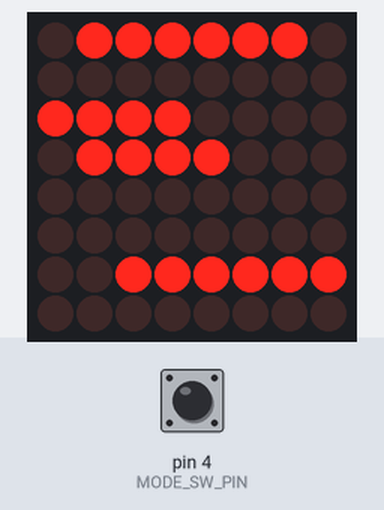
A sketch run on a simulated Arduino Uno, built with avr-gcc and run on an emulated ATmega328P. On the bench: 8×8 LED matrix. Inputs (shaded band) come from the test bench; at power-on: pin 4 (MODE_SW_PIN) HIGH. The local clock reads 2024-03-15 10:24:30 at power-on unless the sketch sets it; EEPROM starts erased.

Above: at 1.2 s.
1.3 s: pin 4 (MODE_SW_PIN) pulled LOW for 0.15 s
At 2.3 s:
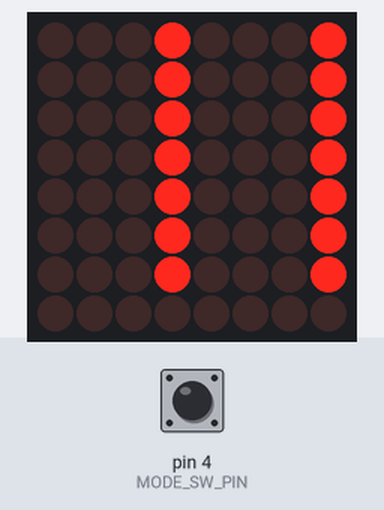
4.4 s: pin 4 (MODE_SW_PIN) pulled LOW for 1 s
At 7.3 s:
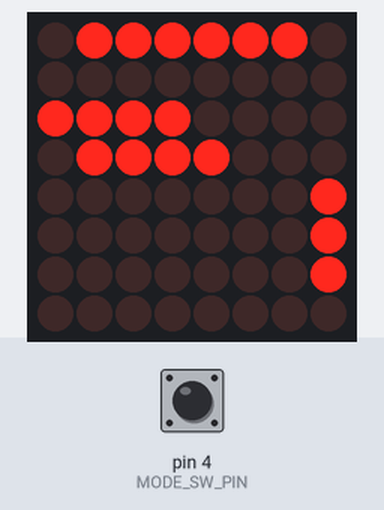
7.9 s: pin 4 (MODE_SW_PIN) pulled LOW for 0.15 s
At 8.6 s:
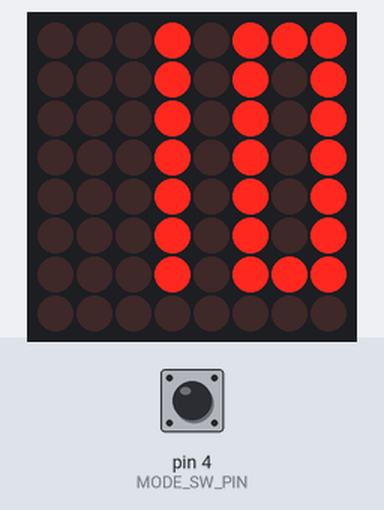
10.8 s: pin 4 (MODE_SW_PIN) pulled LOW for 3.2 s
At 14.8 s:
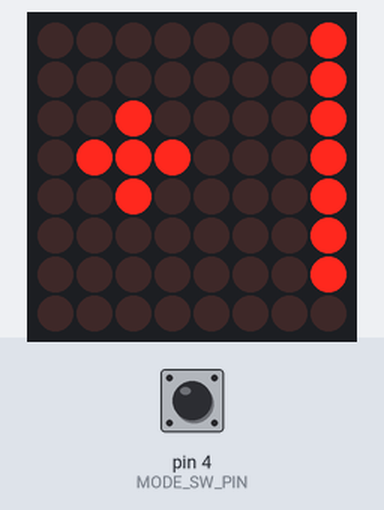
16.5 s: pin 4 (MODE_SW_PIN) pulsed LOW 5 times (0.12 s each, 0.3 s apart)
At 18.5 s:
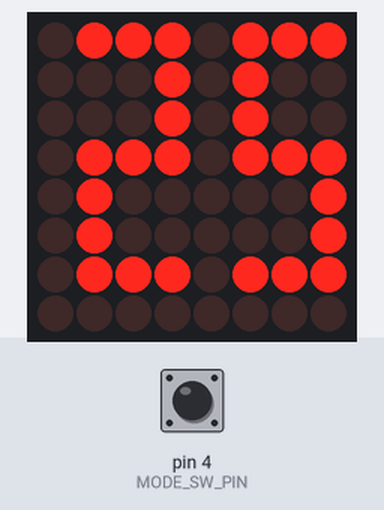
19.5 s: pin 4 (MODE_SW_PIN) pulled LOW for 0.15 s
At 21.0 s:
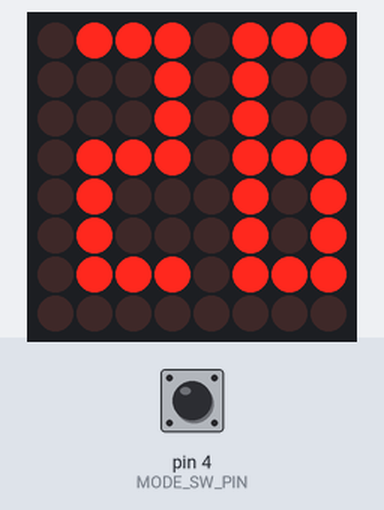
Timing chart, 0 to 22.5 s (numbered marks = the images above; inputs shaded):
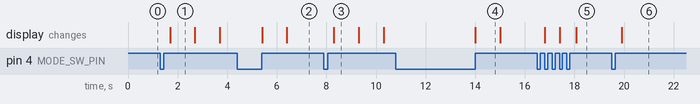

The sketch:

WordClock_MAX7219.ino
```cpp
// Program to implement a Word Clock using the MD_MAX72XX library.
// by Marco Colli
//
// April 2016 - version 1.0
// - Initial release
//
// April 2017 - version 1.1
// - Added summer time auto adjustment (long press)
//
// June 2019 - version 1.2
// - Changed for new MD_MAX72xx library hardware definition
//
// Description:
// ------------
// The word clock 8x8 LED matrix module to shine light through a
// word mask printed on paper. The mask is placed over the matrix
// LEDs, folding over the small flaps on the sides and attaching them
// to the side of the matrix using double sided tape.
//
// The clock face (word matrix) for the clock can be found in the doc
// folder of this sketch (Microsoft Word document and PDF versions).
//
// Additional hardware required is RTC clock module (DS3231 used here)
// and a momentary-on switch (tact switch or similar).
//
// More information on the Word Clock can be found in the blog article at
// https://arduinoplusplus.wordpress.com/2016/04/24/max7219-led-matrix-module-mini-word-clock/
//
// Functions:
// ----------
// - To see the time in digits, press the mode switch once.
// - To set up the time:
//   + Double click the mode switch
//   + Then click to progress the hours
//   + Double click to stop editing hours and edit minutes
//   + Then click to progress the minutes
//   + Double click to exit editing and set the new time
// Setup mode has a timeout for no inactivity. On exit it sets the new time
// and returns to normal word display.
//
// Library dependencies:
// ---------------------
// MD_DS1307 and MD_DS3231 RTC libraries found at https://github.com/MajicDesigns/DS1307
// and https://github.com/MajicDesigns/DS3231. Any other RTC may be
// substitiuted with few changes as the current time is passed to all
// matrix display functions.
//
// MD_MAX72xx library can be found at https://github.com/MajicDesigns/MD_MAX72XX
// MD_KeySwitch library is found at https://github.com/MajicDesigns/MD_KeySwitch
//

#include <SPI.h>
#include <Wire.h>       // I2C library for RTC
#include <EEPROM.h>     // for saving summer time status
#include <MD_MAX72xx.h>
#include <MD_KeySwitch.h>
#include <MD_DS3231.h>

// --------------------------------------
// Hardware definitions
// NOTE: For non-integrated SPI interface the pins will probably
// not work with your hardware and may need to be adapted.
const uint8_t CLK_PIN = 13;  // (or SCK) connect to matrix CLK
const uint8_t DATA_PIN = 11; // (or MOSI) connect to matrix DATA
const uint8_t CS_PIN = 10;   // (or SS) connect to matrix LOAD

const uint8_t MODE_SW_PIN = 4; // setup pin connected to mode switch

const uint8_t EE_SUMMER_FLAG = 0;

// --------------------------------------
// Miscelaneous defines
const uint8_t   CLOCK_UPDATE_TIME = 5;  // in seconds - time resolution to nearest 5 minutes does not need rapid updates!
const uint32_t  SHOW_DELAY_TIME = 1000; // in millisecnds - how long to show time in digits
const uint32_t  SETUP_TIMEOUT = 10000;  // in milliseconds - timeout for setup mode

// --------------------------------------
//  END OF USER CONFIGURABLE INFORMATION
// --------------------------------------

#define DEBUG 0

// --------------------------------------
// Enumerated types for state machines
typedef enum stateRun_t { SR_UPDATE, SR_IDLE, SR_SETUP, SR_TIME, SR_SUMMER_TIME };
typedef enum stateSetup_t { SS_DISP_HOUR, SS_HOUR, SS_DISP_MIN, SS_MIN, SS_END };

// --------------------------------------
// Global variables
MD_KeySwitch  swMode(MODE_SW_PIN);            // mode/setup switch handler
MD_MAX72XX    clock = MD_MAX72XX(MD_MAX72XX::FC16_HW, CS_PIN, 1);  // SPI hardware interface

//MD_MAX72XX clock = MD_MAX72XX(MD_MAX72XX::FC16_HW, DATA_PIN, CLK_PIN, CS_PIN, 1); // Arbitrary pins

#define ARRAY_SIZE(a) (sizeof(a)/sizeof(a[0]))

#if  DEBUG
#define PRINT(s, x) { Serial.print(F(s)); Serial.print(x); }
#define PRINTS(x) Serial.print(F(x))
#define PRINTD(x) Serial.println(x, DEC)
#else
#define PRINT(s, x)
#define PRINTS(x)
#define PRINTD(x)
#endif

// --------------------------------------
// Font data used to set the time on the clock.
// The characters are 4 pixels wide so that 2 can fit on the display by shifting
// the data for the leftmost character and 'OR'ing in the rightmost character.
// Font data is stored in display rows.

const uint8_t FONT_ROWS = 8;

const PROGMEM uint8_t fontMap[][FONT_ROWS] =
{
  { 0x7, 0x5, 0x5, 0x5, 0x5, 0x5, 0x7, 0x0 }, // 0
  { 0x1, 0x1, 0x1, 0x1, 0x1, 0x1, 0x1, 0x0 }, // 1
  { 0x7, 0x1, 0x1, 0x7, 0x4, 0x4, 0x7, 0x0 }, // 2
  { 0x7, 0x1, 0x1, 0x7, 0x1, 0x1, 0x7, 0x0 }, // 3
  { 0x4, 0x4, 0x5, 0x5, 0x7, 0x1, 0x1, 0x0 }, // 4
  { 0x7, 0x4, 0x4, 0x7, 0x1, 0x1, 0x7, 0x0 }, // 5
  { 0x7, 0x4, 0x4, 0x7, 0x5, 0x5, 0x7, 0x0 }, // 6
  { 0x7, 0x1, 0x1, 0x1, 0x1, 0x1, 0x1, 0x0 }, // 7
  { 0x7, 0x5, 0x5, 0x7, 0x5, 0x5, 0x7, 0x0 }, // 8
  { 0x7, 0x5, 0x5, 0x7, 0x1, 0x1, 0x7, 0x0 }, // 9

  { 0x0, 0x0, 0x2, 0x7, 0x2, 0x0, 0x0, 0x0 }, // +
  { 0x0, 0x0, 0x0, 0x7, 0x0, 0x0, 0x0, 0x0 }, // -
};

// --------------------------------------
// Define the data for the words on the clock face.
// The clock face has the following letter matrix
// 7 6 5 4 3 2 1 0  <-- column
// A T W E N T Y D  <-- row 0
// Q U A R T E R Y  <-- row 1
// F I V E H A L F  <-- row 2
// D P A S T O R O  <-- row 3
// F I V E I G H T  <-- row 4
// S I X T H R E E  <-- row 5
// T W E L E V E N  <-- row 6
// F O U R N I N E  <-- row 7
//
// - Minutes to/past the hour are all in the rows 0-2 of the display.
// - Past/to text is on row 3
// - The hour name is in rows 4-7
//
// The words may be defined in one or more rows. So to define the bit
// pattern to illuminate for a word, just need to know the row number(s)
// and the bit pattern(s) to turn on for that row.
typedef struct clockWord_t
{
  uint8_t row;
  uint8_t data;
};

// Minutes and to/past are always on the same row, so they can be defined as
// individual elements.
const PROGMEM clockWord_t M_05 = { 2, 0b11110000 };
const PROGMEM clockWord_t M_10 = { 0, 0b01011000 };
const PROGMEM clockWord_t M_15 = { 1, 0b11111110 };
const PROGMEM clockWord_t M_20 = { 0, 0b01111110 };
const PROGMEM clockWord_t M_30 = { 2, 0b00001111 };

const PROGMEM clockWord_t TO = { 3, 0b00001100 };
const PROGMEM clockWord_t PAST = { 3, 0b01111000 };

// Some hour names are split across rows, so use more than one definition
// per word - make them all arrays for consistent handling in loop code.
//const PROGMEM clockWord_t H_01[] = { { 7, 0b01000011 } }; // 1-2 option
const PROGMEM clockWord_t H_01[] = { { 7, 0b01001001 } }; // 1-1-1 symmetrical option
const PROGMEM clockWord_t H_02[] = { { 6, 0b11000000 }, { 7, 0b01000000 } };
const PROGMEM clockWord_t H_03[] = { { 5, 0b00011111 } };
const PROGMEM clockWord_t H_04[] = { { 7, 0b11110000 } };
const PROGMEM clockWord_t H_05[] = { { 4, 0b11110000 } };
const PROGMEM clockWord_t H_06[] = { { 5, 0b11100000 } };
const PROGMEM clockWord_t H_07[] = { { 5, 0b10000000 }, { 6, 0b00001111 } };
const PROGMEM clockWord_t H_08[] = { { 4, 0b00011111 } };
const PROGMEM clockWord_t H_09[] = { { 7, 0b00001111 } };
//const PROGMEM clockWord_t H_10[] = { { 6, 0b10000011 } };	// 1-2 horizontal option
//const PROGMEM clockWord_t H_10[] = { { 6, 0b10001001 } };	// 1-1-1 horizontal option
const PROGMEM clockWord_t H_10[] = { { 4, 0b00000001 }, { 5, 0b00000001 }, { 6, 0b00000001 } };		// vertical option
const PROGMEM clockWord_t H_11[] = { { 6, 0b00111111 } };
const PROGMEM clockWord_t H_12[] = { { 6, 0b11110110 } };

// --------------------------------------
// Code
bool isSummerMode()
// Return true if summer mode is active
{
  return(EEPROM.read(EE_SUMMER_FLAG) != 0);
}

uint8_t currentHour(uint8_t h)
// Change the RTC hour to include any summer time offset
// Clock always holds the 'real' time.
{
  h += (isSummerMode() ? 1 : 0);
  if (h > 12) h = 1;

  return(h);
}

void dumpTime()
// Show displayed time to the debug display
{
  uint8_t h = currentHour(RTC.h);

  if (h < 10) PRINTS("0");
  PRINT("", h);
  PRINTS(":");
  if (RTC.m < 10) PRINTS("0");
  PRINT("", RTC.m);
  PRINTS(":");
  if (RTC.s < 10) PRINTS("0");
  PRINT("", RTC.s);
  PRINTS(" ");
}

void mapOffset(uint8_t *map, int8_t num)
// *map is a pointer to a FONT_ROWS byte buffer to capture the
// rows of the mapped number, num is the offset single digit
{
  uint8_t sign = (num >= 0 ? 10 : 11); // 10th font char map is for a '+', the 11th for a '-'.

  num = abs(num) % 10;  // positive single digit

  for (uint8_t i = 0; i < FONT_ROWS; i++)
  {
    *map = pgm_read_byte(&fontMap[sign][i]) << 4;
    *map |= pgm_read_byte(&fontMap[num][i]);
    map++;
  }
}

void mapNumber(uint8_t *map, uint8_t num)
// *map is a pointer to a FONT_ROWS byte buffer to capture the
// rows of the mapped number, num is the decimal number to convert
{
  uint8_t hi = num / 10;
  uint8_t lo = num % 10;

  for (uint8_t i = 0; i < FONT_ROWS; i++)
  {
    *map = pgm_read_byte(&fontMap[hi][i]) << 4;
    *map |= pgm_read_byte(&fontMap[lo][i]);
    map++;
  }
}

void mapShow(uint8_t *map)
// *map is a pointer to a FONT_ROWS byte buffer to display on the
// clock face.
{
  clock.control(MD_MAX72XX::UPDATE, MD_MAX72XX::OFF);
  clock.clear();

  for (uint8_t i = 0; i < FONT_ROWS; i++)
    clock.setRow(i, *map++);

  clock.control(MD_MAX72XX::UPDATE, MD_MAX72XX::ON);
}

void setupTime(uint8_t &h, uint8_t &m)
// Handle the user interface to set the current time.
// Remains in this function until completed.
{
  uint32_t  timeLastActivity = millis();
  uint8_t map[FONT_ROWS];
  stateSetup_t state = SS_DISP_HOUR;

  while (state != SS_END)
  {
    // check if we time out
    if (millis() - timeLastActivity >= SETUP_TIMEOUT)
    {
      PRINTS("\nSetup inactivity timeout");
      state = SS_END;
    }

    // process current state
    switch (state)
    {
    case SS_DISP_HOUR:   // show the hour
      mapNumber(map, currentHour(RTC.h));
      mapShow(map);
      state = SS_HOUR;
      break;

    case SS_HOUR:   // handle setting hours
      switch (swMode.read())
      {
      case MD_KeySwitch::KS_DPRESS:   // move on to minutes
        timeLastActivity = millis();
        state = SS_DISP_MIN;
        break;
      case MD_KeySwitch::KS_PRESS:    // increment the hours
        timeLastActivity = millis();
        h++;
        if (h == 13) h = 1;
        state = SS_DISP_HOUR;
        break;
      }
      break;

    case SS_DISP_MIN:   // show the minutes
      mapNumber(map, m);
      mapShow(map);
      state = SS_MIN;
      break;

    case SS_MIN:   // handle setting minutes
      switch (swMode.read())
      {
      case MD_KeySwitch::KS_DPRESS:   // move on to end
        timeLastActivity = millis();
        state = SS_END;
        break;
      case MD_KeySwitch::KS_PRESS:    // increment the minutes
        timeLastActivity = millis();
        m = (m + 1) % 60;
        state = SS_DISP_MIN;
        mapShow(map);
        break;
      }
      break;

    default:  // our work is done
      state = SS_END;
    }
  }
}

void flipSummerMode(void)
// Reverse the the summer flag mode in the EEPROM
{
  uint8_t map[FONT_ROWS];

  // handle EEPROM changes
  EEPROM.write(EE_SUMMER_FLAG, isSummerMode() ? 0 : 1);
  PRINT("\nNew Summer Mode ", isSummerMode());

  // now show the current offset on the display
  mapOffset(map, (isSummerMode() ? 1 : 0));
  mapShow(map);
  delay(SHOW_DELAY_TIME);
}

void showTime(uint8_t h, uint8_t m)
// Display the current time in digits on the matrix.
// Remains in this function until completed.
{
  uint8_t map[FONT_ROWS];

  mapNumber(map, h);
  mapShow(map);
  delay(SHOW_DELAY_TIME);
  mapNumber(map, m);
  mapShow(map);
  delay(SHOW_DELAY_TIME);
}

void updateClock(uint8_t h, uint8_t m)
// Work out what current time it is in words and turn on the right
// parts of the display. The time is passed to the function so that
// it is dependent of the time source.
// This logic tries to copy the approximations people make when reading
// analog time. It is consistent but arbitrary - note that any changes need
// to be made consistently across all the checks in this part of the code.
{
  const uint8_t PRE_DELTA = 2;    // minutes before the actual min
  const uint8_t POST_DELTA = 2;   // minutes after the actual min

  const clockWord_t *H;
  uint8_t numElements;

  PRINTS("\nT: ");
  dumpTime();  // debug output only

  // freeze the clock display while we make changes to the matrix
  clock.control(MD_MAX72XX::UPDATE, MD_MAX72XX::OFF);
  clock.clear();

  // minutes -  are worked out in an interval [-PRE_DELTA, POST_DELTA] around the time
  // to select the choice of words.
  switch (m)
  {
  case 0 ... 0+POST_DELTA:
  case 60-PRE_DELTA ... 59:
    // nothing to say at top of the hour
    break;

  case 5-PRE_DELTA ... 5+POST_DELTA:
  case 55-PRE_DELTA ... 55+POST_DELTA:
    PRINTS("FIVE");
    clock.setRow(pgm_read_byte(&M_05.row), pgm_read_byte(&M_05.data));
    break;

  case 10-PRE_DELTA ... 10+POST_DELTA:
  case 50-PRE_DELTA ... 50+POST_DELTA:
    PRINTS("TEN");
    clock.setRow(pgm_read_byte(&M_10.row), pgm_read_byte(&M_10.data));
    break;

  case 15-PRE_DELTA ... 15+POST_DELTA:
  case 45-PRE_DELTA ... 45+POST_DELTA:
    PRINTS("QUARTER");
    clock.setRow(pgm_read_byte(&M_15.row), pgm_read_byte(&M_15.data));
    break;

  case 20-PRE_DELTA ... 20+POST_DELTA:
  case 40-PRE_DELTA ... 40+POST_DELTA:
    PRINTS("TWENTY");
    clock.setRow(pgm_read_byte(&M_20.row), pgm_read_byte(&M_20.data));
    break;

  case 25-PRE_DELTA ... 25+POST_DELTA:
  case 35-PRE_DELTA ... 35+POST_DELTA:
    PRINTS("TWENTY-FIVE");
    clock.setRow(pgm_read_byte(&M_05.row), pgm_read_byte(&M_05.data));
    clock.setRow(pgm_read_byte(&M_20.row), pgm_read_byte(&M_20.data));
    break;

  case 30-PRE_DELTA ... 30+POST_DELTA:
    PRINTS("HALF");
    clock.setRow(pgm_read_byte(&M_30.row), pgm_read_byte(&M_30.data));
    break;
  }

  // To/past display
  if (m > 0+POST_DELTA && m < 60-PRE_DELTA)  // top of the hour interval displays the hour only
  {
    if (m <= 30+POST_DELTA)  // in the first half hour it is 'past' and ...
    {
      PRINTS(" PAST ");
      clock.setRow(pgm_read_byte(&PAST.row), pgm_read_byte(&PAST.data));
    }
    else    // ... after the half hour it becomes 'to'
    {
      PRINTS(" TO ");
      clock.setRow(pgm_read_byte(&TO.row), pgm_read_byte(&TO.data));
    }
  }

  // After the half hour we have also have to adjust the hour number!
  if (m > 30 + POST_DELTA)
  {
    if (h < 12) h++;
    else h = 1;
  }

  // hour - straight translation of nummber to data. However, the word can can
  // span more than one line so the data is set up in arrays.
  switch (currentHour(h))
    {
    case  1: H = H_01;  numElements = ARRAY_SIZE(H_01);  PRINTS("ONE");  break;
    case  2: H = H_02;  numElements = ARRAY_SIZE(H_02);  PRINTS("TWO");  break;
    case  3: H = H_03;  numElements = ARRAY_SIZE(H_03);  PRINTS("THREE");  break;
    case  4: H = H_04;  numElements = ARRAY_SIZE(H_04);  PRINTS("FOUR");  break;
    case  5: H = H_05;  numElements = ARRAY_SIZE(H_05);  PRINTS("FIVE");  break;
    case  6: H = H_06;  numElements = ARRAY_SIZE(H_06);  PRINTS("SIX");  break;
    case  7: H = H_07;  numElements = ARRAY_SIZE(H_07);  PRINTS("SEVEN");  break;
    case  8: H = H_08;  numElements = ARRAY_SIZE(H_08);  PRINTS("EIGHT");  break;
    case  9: H = H_09;  numElements = ARRAY_SIZE(H_09);  PRINTS("NINE");  break;
    case 10: H = H_10;  numElements = ARRAY_SIZE(H_10);  PRINTS("TEN");  break;
    case 11: H = H_11;  numElements = ARRAY_SIZE(H_11);  PRINTS("ELEVEN");  break;
    case 12: H = H_12;  numElements = ARRAY_SIZE(H_12);  PRINTS("TWELVE");  break;
    }
    for (uint8_t i = 0; i < numElements; i++)
      clock.setRow(pgm_read_byte(&H[i].row), pgm_read_byte(&H[i].data));

  // finally, update the display with new data
  clock.control(MD_MAX72XX::UPDATE, MD_MAX72XX::ON);
}

void setup()
{
#if  DEBUG
  Serial.begin(115200);
#endif
  PRINTS("\n[MD_MAX72XX_WordClock Demo]");

  clock.begin();
  clock.control(MD_MAX72XX::INTENSITY, 2 + (MAX_INTENSITY / 2));

  swMode.begin();
  swMode.enableRepeat(false);

  // turn the clock on to 12H mode and make sure it is running
  RTC.control(DS3231_12H, DS3231_ON);
  RTC.control(DS3231_CLOCK_HALT, DS3231_OFF);

  PRINT("\nSummer Mode ", isSummerMode());
}

void loop()
{
  static stateRun_t state = SR_UPDATE;
  static uint32_t timeLastUpdate = 0;

  switch (state)
  {
  case SR_UPDATE:   // update the display
    timeLastUpdate = millis();
    RTC.readTime();
    updateClock(RTC.h, RTC.m);
    state = SR_IDLE;
    break;

  case SR_IDLE:   // wait for ...
    // ... time to update the display or ...
    if (millis() - timeLastUpdate >= CLOCK_UPDATE_TIME * 1000UL)
      state = SR_UPDATE;

    // ... user input from mode switch
    switch (swMode.read())
    {
    case MD_KeySwitch::KS_DPRESS:    state = SR_SETUP; break;
    case MD_KeySwitch::KS_PRESS:     state = SR_TIME; break;
    case MD_KeySwitch::KS_LONGPRESS: state = SR_SUMMER_TIME; break;
    }
    break;

  case SR_SETUP:   // time setup
    setupTime(RTC.h, RTC.m);
    // write new time to the RTC
    RTC.s = 0;
    RTC.writeTime();
    PRINTS("\nNew T: ");
    dumpTime();
    state = SR_UPDATE;
    break;

  case SR_TIME:   // show time as digits
    showTime(currentHour(RTC.h), RTC.m);
    state = SR_UPDATE;
    break;

  case SR_SUMMER_TIME:  // handle the summer time selection
    flipSummerMode();
    state = SR_UPDATE;
    break;

  default:
    state = SR_UPDATE;
  }
}
```

Measured:
- after the input at 1.3 s, the display: changes after 0.40 s (image 1)
- after the input at 4.4 s, the display: first changes after 1.0 s (image 2 shows a later state)
- after the input at 7.9 s, the display: changes after 0.40 s (image 3)
- after the input at 10.8 s, the display: changes after 3.2 s (image 4)
- after the input at 16.5 s, the display: first changes after 0.30 s (image 5 shows a later state)
- after the input at 19.5 s, the display: changes after 0.40 s (image 6)
- what the display in image 1 shows lasts 1.0 s, from 1.7 s to 2.7 s
